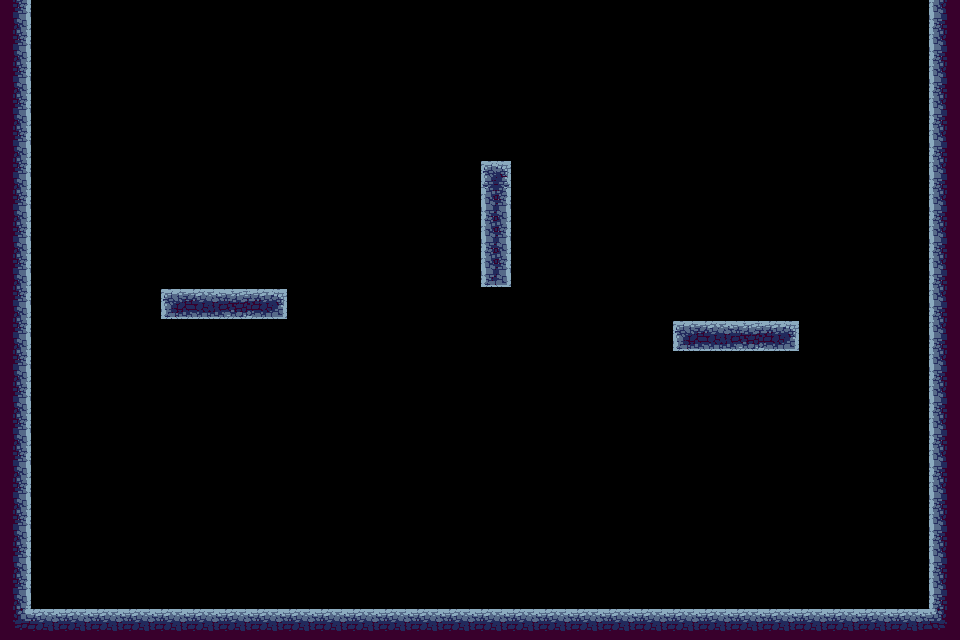

This game map was drawn from its Tiled (.tmx) file and the tilesets committed beside it. A one-line description and the trimmed map source follow:
An orthogonal 30x20 tile map with 32x32 px tiles, 1 tile layer (Level).

<map version="1.10" tiledversion="1.11.1" orientation="orthogonal" renderorder="right-down" width="30" height="20" tilewidth="32" tileheight="32" infinite="0" nextlayerid="2" nextobjectid="1">
 <tileset firstgid="1" name="Tileset" tilewidth="32" tileheight="32" tilecount="81" columns="9">
  <image source="Tileset.png" width="288" height="288" />
 </tileset>
 <layer id="1" name="Level" width="30" height="20">
  <data>[600 cells, 80 non-empty, 12 distinct tile ids]</data>
 </layer>
</map>
